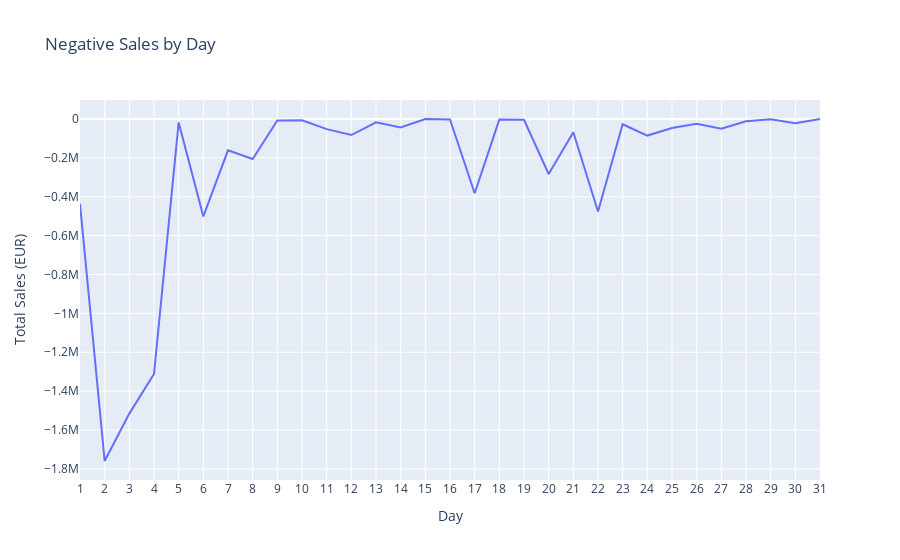

The notebook cell this image was saved under:
### Code cell
negative_sales['Day'] = negative_sales['DATE'].dt.day
grouped_by_day = negative_sales.groupby('Day')['Sales_EUR'].sum().reset_index()

grouped_by_day['Day'] = grouped_by_day['Day'].astype(str)

plot_sales(grouped_by_day, 'Day', 'Sales_EUR', 'Negative Sales by Day', 'Day', 'Total Sales (EUR)')

### Figure 1 — Plotly figure (JSON) as saved in the notebook; plotly's stock layout.template omitted (floating-point values rounded to 4 significant figures)
{"data": [{"hovertemplate": "Day=%{x}<br>Total Sales (EUR)=%{y}<extra></extra>", "legendgroup": "", "line": {"color": "#636efa", "dash": "solid"}, "marker": {"symbol": "circle"}, "mode": "lines", "name": "", "orientation": "v", "showlegend": false, "type": "scatter", "x": ["1", "2", "3", "4", "5", "6", "7", "8", "9", "10", "11", "12", "13", "14", "15", "16", "17", "18", "19", "20", "21", "22", "23", "24", "25", "26", "27", "28", "29", "30", "31"], "xaxis": "x", "y": [-436200.0, -1759000.0, -1516000.0, -1312000.0, -17470.0, -501400.0, -161200.0, -205900.0, -7992.0, -6829.0, -52130.0, -82680.0, -16790.0, -43470.0, -558.8, -2426.0, -382100.0, -3287, -3794.0, -282900.0, -68450.0, -476000.0, -27200.0, -85390.0, -46398, -24700.0, -50660.0, -12010.0, -1221.0, -21400.0, -97.54], "yaxis": "y"}], "layout": {"legend": {"tracegroupgap": 0}, "title": {"text": "Negative Sales by Day"}, "xaxis": {"anchor": "y", "domain": [0, 1], "title": {"text": "Day"}}, "yaxis": {"anchor": "x", "domain": [0, 1], "title": {"text": "Total Sales (EUR)"}}}}
